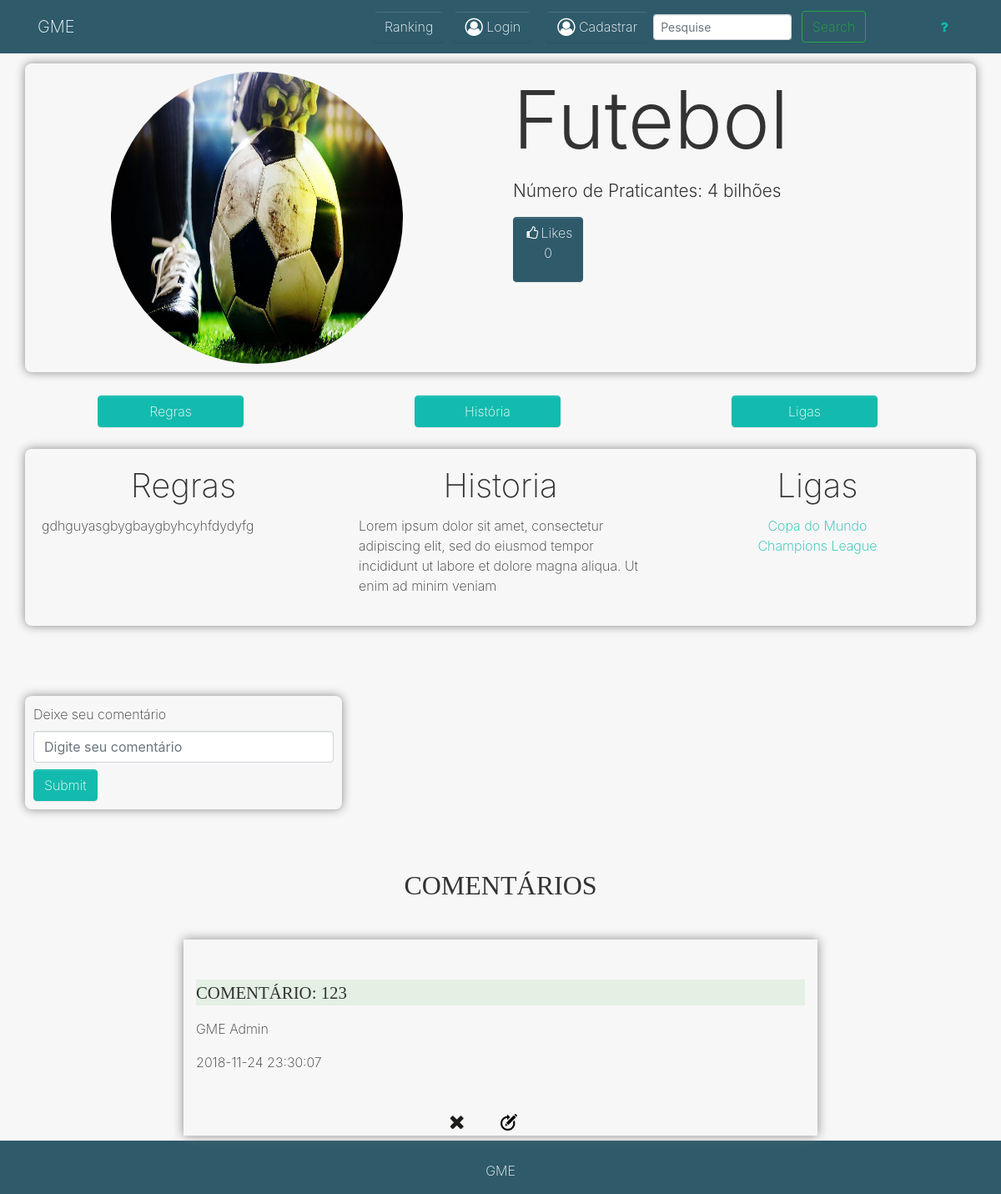
/app/controller/EsporteController.php?rota=ver&id=1, run on the app's committed database.
### tables this page shows
CREATE TABLE `esportes` (
  `nome_esporte` varchar(35) DEFAULT NULL,
  `historia` varchar(1000) DEFAULT NULL,
  `id_esporte` int(10) NOT NULL,
  `num_praticantes` varchar(20) NOT NULL,
  `regras` varchar(10000) DEFAULT NULL,
  `icon_esporte` varchar(300) DEFAULT NULL
);

CREATE TABLE `ligas` (
  `id_liga` int(11) NOT NULL,
  `historia` mediumtext NOT NULL,
  `fundacao` varchar(10000) NOT NULL,
  `regulamento` mediumtext,
  `pais` varchar(255) DEFAULT NULL,
  `esporte_id_esporte` int(10) DEFAULT NULL,
  `nome_liga` varchar(255) DEFAULT NULL,
  `icon_liga` varchar(10000) DEFAULT NULL
);

CREATE TABLE `comentar_esportes` (
  `id_comentario` int(11) NOT NULL,
  `id_esporte` int(10) NOT NULL,
  `id_usuario` int(10) NOT NULL,
  `txt_comentario` text NOT NULL,
  `dt_comentario` timestamp NOT NULL DEFAULT CURRENT_TIMESTAMP
);

CREATE TABLE `usuario` (
  `email` varchar(40) NOT NULL,
  `senha` varchar(64) NOT NULL,
  `id_usuario` int(10) NOT NULL,
  `nome_usuario` varchar(64) NOT NULL,
  `tipo_usuario_id_tipo_usuario` int(10) NOT NULL,
  `verificado` int(1) DEFAULT NULL,
  `id_pass` varchar(30) NOT NULL
);

### app/database/Conexao.php (called while the page is built, shortened)
<?php
class Conexao
{
    public static function getConexao(){
        $conexao = new PDO("mysql:host=".self::HOST.";dbname=".self::NOMEBANCO.";charset=utf8", self::USUARIO, self::SENHA);
        return $conexao;
    }
}

### app/crud/CrudEsporte.php (called while the page is built, shortened)
<?php
require_once __DIR__.'/../database/Conexao.php';
require_once __DIR__.'/../model/Esporte.php';
require_once __DIR__.'/../model/Liga.php';
require_once __DIR__.'/../crud/CrudLiga.php';
require_once __DIR__.'/../model/ComentarEsporte.php';
class CrudEsporte
{
    private $conexao;
    public function __construct() {
        $this->conexao = Conexao::getConexao();
    }
    public function buscarEsporte($id){
        $consulta = "SELECT * FROM esportes WHERE id_esporte =".$id;
        $esporte_banco = $this->conexao->query($consulta)->fetch(PDO::FETCH_ASSOC);
        $obj_esporte = new Esporte($esporte_banco['nome_esporte'], $esporte_banco['historia'], $esporte_banco['num_praticantes'], $esporte_banco['regras'], $esporte_banco['id_esporte'], $esporte_banco['icon_esporte']);
        return $obj_esporte;
    }
    public function buscarLigas($id){
        $sql = "SELECT * FROM ligas, esportes WHERE esporte_id_esporte = id_esporte AND id_esporte =".$id;
        $res = $this->conexao->query($sql)->fetchAll(PDO::FETCH_ASSOC);
        $a = array();
        foreach ($res as $r){
            $liga = new Liga($r['nome_liga'], $r['historia'], $r['fundacao'], $r['regulamento'], $r['pais'], $r['id_liga'], $r['esporte_id_esporte'], $r['icon_esporte']);
            $a[] = $liga;
        }
        return $a;
    }
    public function contadorCurtidasPorEsporte(Esporte $e){
        $sql = "SELECT COUNT(`id_esporte`) as qtd_curtidas FROM `curtir_esportes` WHERE id_esporte = '{$e->getIdEsporte()}'";
        $c = $this->conexao->query($sql)->fetch(PDO::FETCH_ASSOC);
        $qtd_c = $c['qtd_curtidas'];
        return $qtd_c;
    }
     public function getComentariosPorEsporteLimitado(Esporte $e)
     {
         $sql = "SELECT * FROM `comentar_esportes` WHERE `id_esporte` = '{$e->getIdEsporte()}' ORDER BY `comentar_esportes`.`dt_comentario` DESC LIMIT 5";
         $comentarios = $this->conexao->query($sql)->fetchAll(PDO::FETCH_ASSOC);
         $comentariosArrayObj = [];
         foreach ($comentarios as $comentario) {
             $id_comentario = $comentario['id_comentario'];
             $id_esporte = $comentario['id_esporte'];
             $id_usuario = $comentario['id_usuario'];
             $txt_comentario = $comentario['txt_comentario'];
             $dt_comentario = $comentario['dt_comentario'];
             $comentario = new ComentarEsporte($id_esporte, $id_usuario, $txt_comentario);
             $comentario->setDtComentario($dt_comentario);
             $comentario->setIdComentario($id_comentario);
             $comentariosArrayObj[] = $comentario;
         }
         return $comentariosArrayObj;
     }
}

### app/model/Esporte.php (called while the page is built, shortened)
<?php
class Esporte
{
    private $id_esporte;
    private $nome_esporte;
    private $historia;
    private $num_praticantes;
    private $regras;
    private $icon_esporte;
    public function getIconEsporte()
    {
        return $this->icon_esporte;
    }
    public function setIconEsporte($icon_esporte)
    {
        $this->icon_esporte = $icon_esporte;
    }
    public function getIdEsporte()
    {
        return $this->id_esporte;
    }
    public function setIdEsporte($id_esporte)
    {
        $this->id_esporte = $id_esporte;
    }
    public function getNomeEsporte()
    {
        return $this->nome_esporte;
    }
    public function setNomeEsporte($nome_esporte){
        $this->nome_esporte = $nome_esporte;
    }
    public function getHistoria()
    {
        return $this->historia;
    }
    public function setHistoria($historia)
    {
        $this->historia = $historia;
    }
    public function getNumPraticantes()
    {
        return $this->num_praticantes;
    }
    public function setNumPraticantes($num_praticantes)
    {
        $this->num_praticantes = $num_praticantes;
    }
    public function getRegras()
    {
        return $this->regras;
    }
    public function setRegras($regras)
    {
        $this->regras = $regras;
    }
}

### app/model/Liga.php (called while the page is built, shortened)
<?php
class Liga
{
    private $id_liga;
    private $nome_liga;
    public function getNomeLiga()
    {
        return $this->nome_liga;
    }
    public function setNomeLiga($nome_liga)
    {
        $this->nome_liga = $nome_liga;
    }
    public function getIdLiga()
    {
        return $this->id_liga;
    }
    public function setIdLiga($id_liga)
    {
        $this->id_liga = $id_liga;
    }
}

### app/model/ComentarEsporte.php (called while the page is built, shortened)
<?php
class ComentarEsporte
{
    private $id_esporte;
    private $id_usuario;
    private $txt_comentario;
    private $dt_comentario;
    private $id_comentario = null;
    public function getIdEsporte()
    {
        return $this->id_esporte;
    }
    public function setIdEsporte($id_esporte)
    {
        $this->id_esporte = $id_esporte;
    }
    public function getIdUsuario()
    {
        return $this->id_usuario;
    }
    public function setIdUsuario($id_usuario)
    {
        $this->id_usuario = $id_usuario;
    }
    public function getTxtComentario()
    {
        return $this->txt_comentario;
    }
    public function setTxtComentario($txt_comentario)
    {
        $this->txt_comentario = $txt_comentario;
    }
    public function getDtComentario()
    {
        return $this->dt_comentario;
    }
    public function setDtComentario($dt_comentario)
    {
        $this->dt_comentario = $dt_comentario;
    }
    public function getIdComentario()
    {
        return $this->id_comentario;
    }
    public function setIdComentario($id_comentario)
    {
        $this->id_comentario = $id_comentario;
    }
}

### app/crud/CrudUsuario.php (called while the page is built, shortened)
<?php
require_once __DIR__.'/../database/Conexao.php';
require_once __DIR__.'/../model/Usuario.php';
class CrudUsuario {
    private $conexao;
    public function __construct() {
        $this->conexao = Conexao::getConexao();
    }
    public function getUsuario($id){
        $sql = "SELECT * FROM usuario WHERE id_usuario = '{$id}'";
        $b = $this->conexao->query($sql);
        $resultado = $b->fetchAll(PDO::FETCH_ASSOC);
        foreach($resultado as $user){
            $id_usuario = $user['id_usuario'];
            $nome_usuario = $user['nome_usuario'];
            $senha = $user['senha'];
            $id_tipo_usuario = $user['tipo_usuario_id_tipo_usuario'];
            $email = $user['email'];
            $usuario = new Usuario($nome_usuario, $senha, $email, $id_tipo_usuario, $id_usuario);
        }
        return $usuario;
    }
}

### app/model/Usuario.php (called while the page is built, shortened)
<?php
require_once __DIR__.'/../database/Conexao.php';
class Usuario
{
    private $nome_usuario;
    public function getNomeUsuario()
    {
        return $this->nome_usuario;
    }
    public function setNomeUsuario($nome_usuario)
    {
        $this->nome_usuario = $nome_usuario;
    }
}

### app/view/esporte.php (the view, shortened to what this page needs)
?><!DOCTYPE html>
<html>
<head>
  <link rel="stylesheet" href="https://cdnjs.cloudflare.com/ajax/libs/font-awesome/4.7.0/css/font-awesome.min.css" type="text/css">
  <link rel="stylesheet" href="../../assets/esporte.css" type="text/css">
    <link rel="stylesheet" href="../../assets/mycss.css">
</head>
<div>
  <?php
  if (isset($_SESSION)) {
      $tipo = $_SESSION['tipo'];
  }
      if (isset($_SESSION["tipo"]) AND $tipo != '2') {
          require_once "navLoged.php";
      } elseif (!isset($_SESSION["tipo"])) {
          require_once "navUnloged.php";
      } elseif (isset($_SESSION) AND $_SESSION["tipo"] == '2') {
          require_once "navLogedAdmin.php";
      }
  ?>
  <div class="py-2">
    <div class="container inico contentI">
      <div class="row linha">
        <div class=" col-md-6">
          <img class="d-block mx-auto img-fluid imagemPerfil rounded-circle" style="width: 350px; height: 350px;" src="<?= $esporte->getIconEsporte();?>"> </div>
        <div class="col-md-6">
          <h2 class="display-1 text-capitalize"><?= $esporte->getNomeEsporte()?></h2>
          <p class="lead">Número de Praticantes: <?= $esporte->getNumPraticantes(); ?></p>
            <?php if (isset($_SESSION) and isset($_SESSION['tipo'])){
                echo "<a id=\"like\" class=\"btn btn-secondary btnLike\" href=\"#\">
                <i class=\"fa fa-fw fa-thumbs-o-up\"></i>Likes <p id=\"numCurtidas\">$curtidas</p></a>";
            }elseif (!isset($_SESSION) or !isset($_SESSION['tipo'])){
                echo "<a id='numCurtidasD' class=\"btn btn-secondary btnLike\" href=\"#\">
                <i class=\"fa fa-fw fa-thumbs-o-up\"></i>Likes <p id='numCurtidas'>$curtidas</p></a>";
            }
            ?>
        </div>
      </div>
    </div>
  </div>
</div>
  <div class="py-1">
    <div class="container">
      <div class="row contentB ">
        <div class="col-md-4">
          <a class=" btns btn mx-5 btn-primary w-50 text-capitalize text-white text-center
" href="#regras">Regras</a>
        </div>
        <div class="col-md-4">
          <a class="btns btn btn-primary w-50 text-center mx-5
" href="#historia">História</a>
        </div>
        <div class="col-md-4">
          <a class="btn btns btn-primary mx-5 w-50
" href="#ligas">Ligas</a>
        </div>
      </div>
    </div>
  </div>
    <div class="container py-2">
      <div class="row contentI">
        <div class="col-md-4 conteudo" >
          <a name="regras">
            <h1 class="h1">Regras</h1>
          </a>
            <p><?= $esporte->getRegras(); ?></p>
        </div>
      <div class="col-md-4 conteudo" >
          <a name="historia">
              <h1 class="h1">Historia</h1>
          </a>
          <p><?= $esporte->getHistoria(); ?></p>
      </div>
      <div class="col-md-4 conteudo" >
          <a name="ligas">
              <h1 class="h1">Ligas</h1>
          </a>
          <p class="p"><?php foreach ($ligass as $l):?>
                  <a href="LigaController.php?rota=ver&id=<?= $l->getIdLiga(); ?>"><?= $l->getNomeLiga(); ?></a><br>
              <?php endforeach;?></p>
      </div>
  </div>
    </div>
  <div class="py-5">
      <div class="container ">
          <div class="row">
              <div class="col-md-4 contentI contentC">
                  <label>Deixe seu comentário</label>
                  <input id="txt_comentario" type="text" class="form-control" placeholder="Digite seu comentário">
                  <input type="submit" id="submit_comentario"  class="btn btn-primary">
              </div>
          </div>
      </div>
  </div>
  <div class="">
      <div class="container ">
          <div class="row">
              <div class="col-md-4"></div>
              <div class="col-md-4">
                  <h2 class="chamada_comentario">COMENTÁRIOS</h2>
              </div>
              <div class="col-md-4"></div>
          </div>
      </div>
  </div>
  <?php foreach ($comentariosArrayObj as $comentario): ?>
      <div class="container">
      <div id = "comentarios" class="py-1">
              <div class="row">
                  <div class="col-md-2"></div>
                  <div class="col-md-8 comentario">
                      <p class=" cabecalho lead text-left"> COMENTÁRIO: <?= $comentario->getTxtComentario() ?></p>
                      <p class="  text-left"> <?php $usuarioComentario = $crudU->getUsuario($comentario->getIdUsuario()); echo $usuarioComentario->getNomeUsuario()?></p>
                      <p class="  text-left">  <?= $comentario->getDtComentario() ?></p> <br>
                     <div class="row py-1 col-12"><div class="col-6"><a id="exclui_comentario" class="botaoC" href="ComentarioController.php?rota=excluir_comentario_esporte&id_usuario=<?= $_SESSION['id'] ?>&id_comentario=<?= $comentario->getIdComentario()?>&txt_comentario=<?= $comentario->getTxtComentario()?>&id_esporte=<?= $comentario->getIdEsporte() ?>&dt_comentario=<?= $comentario->getDtComentario() ?>"><img class="closeico" id="close_icon" src="../../assets/images/close_icon.png" width="20px"></a></div>
                      <div class="col-6"><a id="edita_comentario" class="botaoC" href="ComentarioController.php?rota=edita_comentario_esporte&id_usuario=<?= $_SESSION['id']?>&id_comentario=<?= $comentario->getIdComentario()?>&txt_comentario=<?= $comentario->getTxtComentario()?>&id_esporte=<?= $comentario->getIdEsporte()?>&dt_comentario=<?= $comentario->getDtComentario() ?>"><img id="close_icon"  src="../../assets/images/update_icon.png" width="20px"></a></div>
                     </div>
                  </div>
                  <div class="col-md-2"></div>
              </div>
          </div>
      </div>
  <?php endforeach;?>
</body>
</html>

### assets/mycss.css (style rules this page uses)
.closeico { margin-left:90%; }
.cabecalho { background-color: #E4F0E4; font-family: cursive; width: 100%; }
.chamada_comentario { font-family: cursive; }
.conteudo { padding: 10px 20px 10px 20px; }
.contentI { box-shadow: 0px 0px 12px #888888; padding: 10px 0 10px 0 ; border-radius: 0.5em; }
.chamada_comentario { text-align: center; padding-bottom: 1em; }
.contentB { padding: 0.6em 0 0.5em 0; margin-bottom: 0; }
.h1 { text-align: center; }
h1 { text-align: center; }
.p { text-align: center; }
#txt_comentario { margin-bottom: 0.5em; }
#exclui_comentario { margin-top: 100px !important; }
.comentario { box-shadow: 0 0 12px #888888; margin-top: -0.3em; }
.contentC { padding: 10px 10px 10px 10px; }

### app/view/esporte.php (style rules this page uses)
.closeico { margin-left:90%; }
.cabecalho { background-color: #E4F0E4; font-family: cursive; width: 100%; }
.chamada_comentario { font-family: cursive; }
.conteudo { padding: 10px 20px 10px 20px; }
.contentI { box-shadow: 0px 0px 12px #888888; padding: 10px 0 10px 0 ; border-radius: 0.5em; }
.chamada_comentario { text-align: center; padding-bottom: 1em; }
.contentB { padding: 0.6em 0 0.5em 0; margin-bottom: 0; }
.h1 { text-align: center; }
h1 { text-align: center; }
.p { text-align: center; }
#txt_comentario { margin-bottom: 0.5em; }
#exclui_comentario { margin-top: 100px !important; }
.comentario { box-shadow: 0 0 12px #888888; margin-top: -0.3em; }
.contentC { padding: 10px 10px 10px 10px; }
.btns { margin-top: 0.05em; }

### data on the page
esportes: icon_esporte (picture), nome_esporte "Futebol", num_praticantes "4 bilhões", regras "gdhguyasgbygbaygbyhcyhfdydyfg", historia "Lorem ipsum dolor sit amet, consectetur adipiscing elit, sed do eiusmod tempor incididunt ut labore et dolore magna aliqua. Ut enim ad minim veniam"
ligas: nome_liga "Copa do Mundo"
ligas: nome_liga "Champions League"
comentar_esportes: txt_comentario "123", id_usuario.nome_usuario "GME Admin", dt_comentario "2018-11-24 23:30:07"

### other printed values
$curtidas "0"
